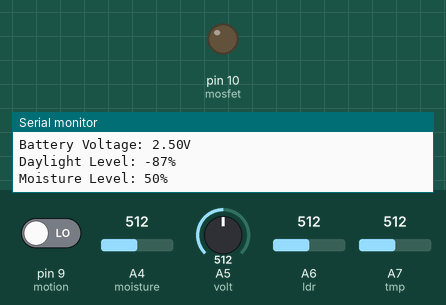
This sketch was run on a simulated Arduino Nano, built with avr-gcc and run on an emulated ATmega328P. Parts: output pins drawn as LEDs (lit = HIGH), the last lines printed to the serial monitor. Dashed ring = blinking. Inputs (shaded band) come from the test bench; at power-on: pin 9 (motion) LOW, A6 (ldr) = 512, A4 (moisture) = 512, A5 (volt) = 512, A7 (tmp) = 512. No radio packets arrive unless stated.

Above: at 1.2 s.
1.3 s: pin 9 (motion) driven HIGH
At 2.84 s:
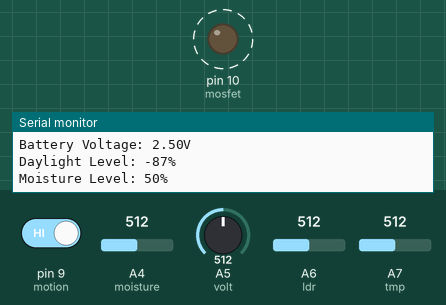
4.3 s: A6 (ldr) set to 818
7.3 s: A6 (ldr) set to 844
At 7.9 s:
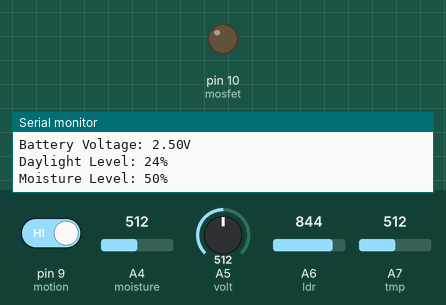
8.8 s: A6 (ldr) set to 716
At 11.7 s:
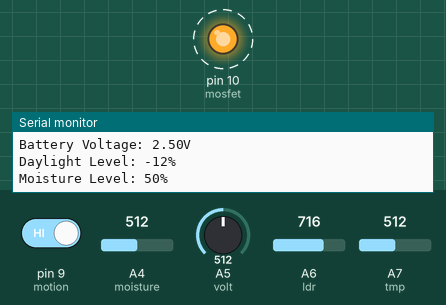
11.8 s: A6 (ldr) set to 992
At 12.7 s:
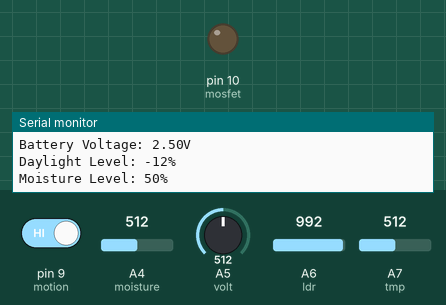
Timing chart, 0 to 14.3 s (numbered marks = the images above; inputs shaded):
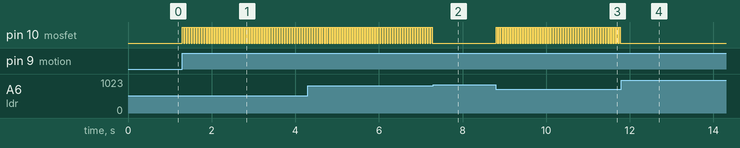

Measured:
- the behaviour switches between 831 and 832 on A6 (ldr) (found by bisection; images 1 and 2)
- after the input at 1.3 s, pin 10 (mosfet): alternates HIGH for 0.03 s and LOW for 0.03 s, starting at once
- after the input at 7.3 s, pin 10 (mosfet): stops changing and stays LOW
- after the input at 8.8 s, pin 10 (mosfet): alternates HIGH for 0.03 s and LOW for 0.03 s, starting at once
- after the input at 11.8 s, pin 10 (mosfet): stops changing and stays LOW

The sketch:

transmit_raccoon.ino
```cpp
/*Connections for the NRF24L01
   1 - GND
   2 - VCC 3.3V
   3 - CE to Arduino pin 7
   4 - CSN to Arduino pin 8
   5 - SCK to Arduino pin 13
   6 - MOSI to Arduino pin 11
   7 - MISO to Arduino pin 12
   8 - UNUSED
*/

//include the following libraries
#include <SPI.h>
#include "RF24.h"
#include "printf.h"

#define  CE_PIN  7   // The pins to be used for CE and SN
#define  CSN_PIN 8

#define tmp   A7  // input from thermistor
#define ldr   A6
#define volt  A5
#define moisture A4

const int motion = 9;     // the number of the pushbutton pin
const int  mosfet =  10;      // the number of the LED pin

const int sendtime = 1000;
const int thresh = 30;
unsigned long previousMillis = 0;        // will store last time LED was updated
bool resetcount = false;
// constants won't change:
const long interval = 30;           // interval at which to blink (milliseconds)
int ledState = LOW;
int track  = 0;
bool trigger = false;


//hardware configuring
RF24 radio(CE_PIN, CSN_PIN);
int count = 0;
//set up connection pipes
byte addresses[][6] = {"raccoon", "raccoon2"};

struct myData {
  unsigned long _micros;  // to save response times
  int temp;          //temp data to be transmitted
  int motion_count;
  int ldr_sense;
  int voltage;
  int moisture_level;
  bool light;
  bool trigger;
} myData;


void setup()
{
  Serial.begin(115200);  //sets up serial monitor
  pinMode(motion, INPUT);
  // initialize the pushbutton pin as an input:
  pinMode(mosfet, OUTPUT);
  radio.begin();          // Initialize the nRF24L01 Radio
  radio.setChannel(108);
  radio.setDataRate(RF24_250KBPS); // speed

  radio.setPALevel(RF24_PA_MAX);//HIGH range-->power usuage:HIGH

  // opens the pipes for connections
  radio.openWritingPipe(addresses[0]);
  radio.openReadingPipe(1, addresses[1]);

}
void loop()
{
  radio.stopListening();                                   //stops listening
  myData.temp = analogRead(tmp);
  myData.ldr_sense = analogRead(ldr);
  myData.voltage = analogRead(volt);
  myData._micros = micros();  // Send back for timing
  myData.moisture_level = analogRead(moisture);
  unsigned long currentMillis = millis();
  trigger = digitalRead(motion);
  if (trigger && map(myData.ldr_sense, 750, 1023, 0, 100) < thresh) {
    if (!resetcount) {
      resetcount = true;
      count++;
    }
    if (currentMillis - previousMillis >= interval) {
      // save the last time you blinked the LED
      track += interval;
      previousMillis = currentMillis;

      // if the LED is off turn it on and vice-versa:
      if (ledState == LOW) {
        ledState = HIGH;
      } else {
        ledState = LOW;
      }

      // set the LED with the ledState of the variable:
      digitalWrite(mosfet, ledState);
    }

  } else {
    resetcount = false;
    track = 0;
    digitalWrite(mosfet, LOW);
  }

  myData.motion_count = count;
  if (currentMillis - previousMillis >= sendtime || track >= sendtime) {
    if (track >= sendtime) {
      track = 0;
    }
    // save the last time you blinked the LED
    if (trigger) {
      Serial.println("Triggered");
      myData.trigger = true;
    } else {
      Serial.println("Not Triggered");
       myData.trigger = false;
    }
    if(trigger && map(myData.ldr_sense, 750, 1023, 0, 100) < thresh){
        Serial.println("Light ON");
        myData.light = true;
      }else{
        Serial.println("Light OFF");
        myData.light = false;
      }
    previousMillis = currentMillis;
    Serial.print("Number of Encounters: ");
    Serial.println(myData.motion_count);
    Serial.print("Current Temperature: ");
    Serial.print((int)((((myData.temp * 5.0) / 1024.0) - 0.5) * 100));
    Serial.println(" Celsius");
    Serial.print("Battery Voltage: ");
    Serial.print((myData.voltage / 1023.0) * 5.0);
    Serial.println("V");
    Serial.print("Daylight Level: ");
    Serial.print(map(myData.ldr_sense, 750, 1023, 0, 100));
    Serial.println("%");
    Serial.print("Moisture Level: ");
    Serial.print(map(myData.moisture_level, 0, 1023, 0, 100));
    Serial.println("%");
    if (!radio.write( &myData, sizeof(myData) )) {           //continous data sending to prevent lag
      Serial.println(F("Transmit failed "));
    }
    Serial.println();
  }

}
```
